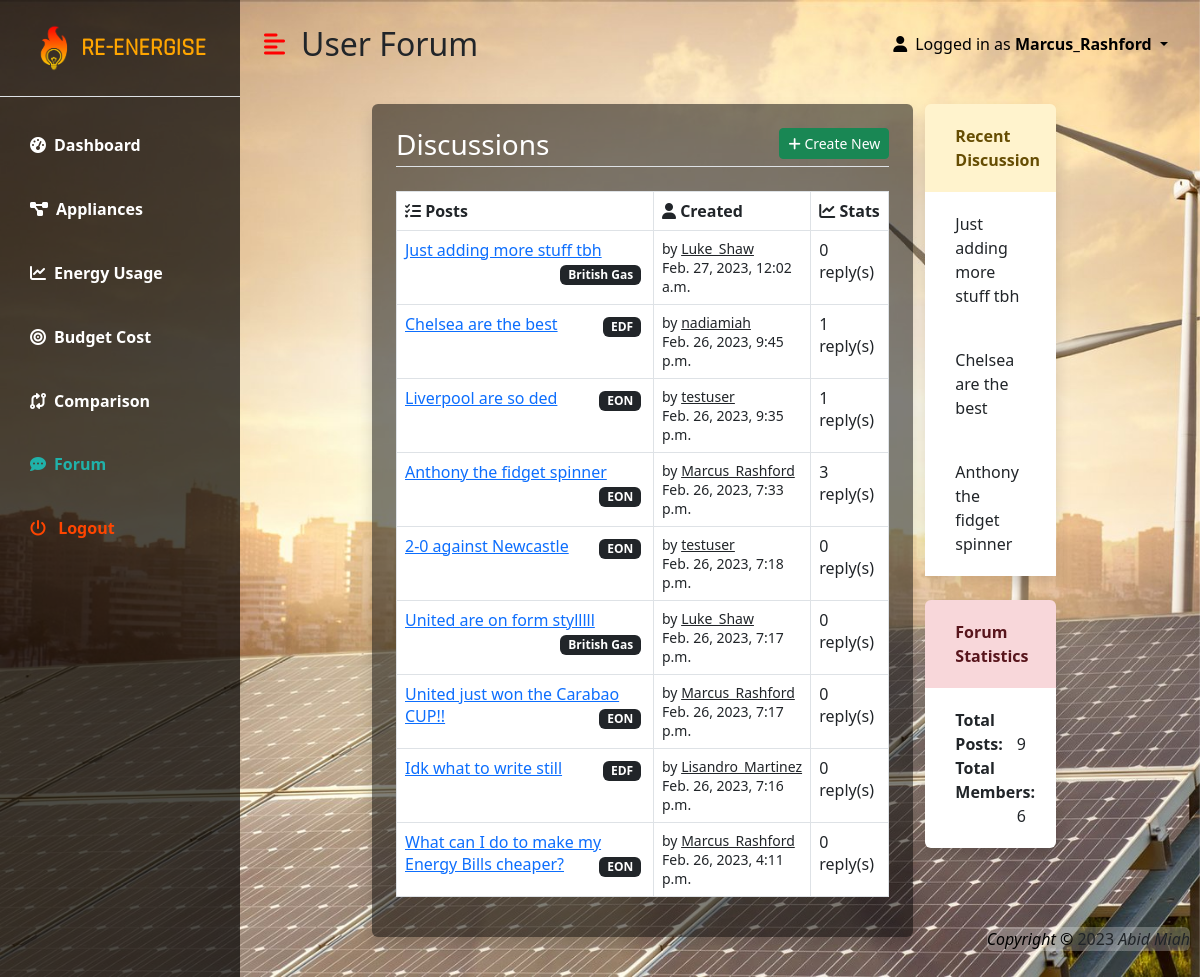
Screenshot of /forum/ (signed in) with the database file from the repository.
### EnergyApp/models.py (models this page shows, shortened)
class ForumPost(models.Model):
    title = models.CharField(max_length=200)
    description = models.TextField()
    createdBy = models.ForeignKey(UserProfile, on_delete=models.CASCADE)
    createdAt = models.DateTimeField(auto_now_add=True)

class UserProfile(models.Model):
    PROVIDER_CHOICES = [
        ("EDF", "EDF"),
        ("British Gas", "British Gas"),
        ("EON", "EON"),
    ]
    user = models.OneToOneField(User, on_delete=models.CASCADE)
    picture = models.ImageField(upload_to='profiles', null=True, blank=True)
    dob = models.DateField()
    provider = models.ForeignKey(EnergyProvider, on_delete=models.CASCADE, max_length=20)
    def __str__(self):
        return str(self.user)

class EnergyProvider(models.Model):
    name = models.CharField(max_length=100, unique=True, default="Other")
    elecDailyCharge = models.DecimalField(
        decimal_places=2, max_digits=10, default="0")
    gasDailyCharge = models.DecimalField(
        decimal_places=2, max_digits=10, default="0")
    elecPerKwh = models.DecimalField(
        decimal_places=2, max_digits=10, default="0")
    gasPerKwh = models.DecimalField(
        decimal_places=2, max_digits=10, default="0")
    def __str__(self):
        return str(self.name)

### EnergyApp/views.py (the view, shortened to what this page needs)
# urls.py: path('forum/', views.forum, name='forum'),
@login_required(login_url="/login")
def forum(request):
    userProfile = UserProfile.objects.get(user=request.user)
    userPosts = ForumPost.objects.order_by('-createdAt')
    totalUserPosts = ForumPost.objects.all().count()
    totalMembers = UserProfile.objects.all().count()
    recentPosts = []
    sortedPosts = []
    for post in ForumPost.objects.all():
        try:
            latest_comment = post.comments.all().latest('createdAt')
            last_active = latest_comment.createdAt
        except ForumComment.DoesNotExist:
            last_active = post.createdAt
        recentPosts.append((post, last_active))
    sortedPosts = sorted(recentPosts, key=lambda x: x[1], reverse=True)
    context = {
        "userPosts": userPosts,
        "totalUserPosts": totalUserPosts,
        "totalMembers": totalMembers,
        "sortedPosts": sortedPosts,
    }
    return render(request, 'main/forum.html', context)

### EnergyApp/templates/main/forum.html (shortened to what this page needs)
{% extends 'base.html' %}
{% block content %}
<html lang="en">
<head>
    <link rel="stylesheet" type="text/css" href="public/lib/sceditor/minified/themes/default.min.css" />
</head>
<body>
    {% if user.is_authenticated %}
    <div class="container-fluid">
        <div class="row rounded p-3 justify-content-center">
            <div class="col-lg-7 col-12 mb-4 p-4 rounded shadow" style="background-color: rgba(1, 1, 1, 0.5); color:white">
                <h3 class="border-bottom pb-1 mb-4">Discussions
                    <button class="btn btn-success btn-sm float-end" data-bs-toggle="modal" data-bs-target="#postModal"><i class="fas fa-plus"></i> Create New</button>
                </h3>
                <div class="table-responsive">
                    <table class="table table-bordered table-hover bg-light">
                        <thead>
                            <tr style="background-color: lightgrey;">
                                <th title="Discussion List"><i class="fas fa-tasks" aria-hidden="true"></i> Posts</th>
                                <th title="Created By"><i class="fa fa-user" aria-hidden="true"></i> Created</th>
                                <th title="Total Replies"><i class="fas fa-chart-line"></i> Stats</th>
                            </tr>
                        </thead>
                        <tbody>
                            {% if userPosts %}
                            {% for post in userPosts %}
                            <tr>
                                <td>
                                    <div>
                                        <a href="{% url 'post' post.id %}" class="">{{ post.title }}</a>
                                        <span class="badge bg-dark float-end m-1">{{ post.createdBy.provider }}</span>
                                    </div>
                                </td>
                                <td>
                                    <small>by <u>{{ post.createdBy }}</u></small> <br>
                                    <small>{{ post.createdAt }}</small>
                                </td>
                                <td>{{ post.comments.count }} reply(s)</td>
                            </tr>
                            {% endfor %}
                            {% else %}
                            <tr>
                                <td colspan="3" class="text-center">No Forum Posts</td>
                            </tr>
                            {% endif %}
                        </tbody>
                    </table>
                </div>
            </div>
            <div class="col-lg-2 col-12">
                <div class="list-group mb-4 shadow">
                    <li class="list-group-item list-group-item-warning"><strong>Recent Discussion</strong></li>
                    {% for post in sortedPosts %}
                    {% if forloop.counter <= 3 %}
                        <div>
                            <a href="{% url 'post' post.0.id %}" class="list-group-item list-group-item-action">{{ post.0.title }}</a>
                        </div>
                    {% endif %}
                {% endfor %}
                </div>
                <div class="list-group mb-4 shadow">
                    <li class="list-group-item list-group-item-danger"><strong>Forum Statistics</strong></li>
                    <div class="list-group-item list-group-item-action">
                        <div><b>Total Posts:</b>
                            <span class="float-end">{{ totalUserPosts }}</span>
                        </div>
                        <div><b>Total Members:</b>
                            <span class="float-end">{{ totalMembers }}</span>
                        </div>
                    </div>
                </div>
            </div>
        </div>
    {% endif %}
</body>
</html>
{% endblock %}

### EnergyApp/templates/base.html (shortened to what this page needs)
{% load static %}
<html lang="en">
<head>
  <link href="https://cdn.jsdelivr.net/npm/bootstrap@5.3.0-alpha1/dist/css/bootstrap.min.css" rel="stylesheet"
>
  <link rel="stylesheet" href="https://cdnjs.cloudflare.com/ajax/libs/font-awesome/6.2.1/css/all.min.css">
</head>
<body>
  <div class="d-flex" id="wrapper">
    <div class="" style="background-color: rgba(1, 1, 1, 0.7); color:white" id="sidebar-wrapper">
      <a href="/" style="text-decoration-line:none">
        <div style="color:orange;" class="sidebar-heading text-center py-4 fs-4 fw-bold text-uppercase border-bottom">
          <img src="{% static 'images/energylogo2.png' %}" alt="" style="height: 2em; width: auto;">
          <span style="font-family: 'Rajdhani'">Re-Energise</span>
        </div>
      </a>
      <div class="list-group list-group-flush my-3">
        <a href="/dashboard" id="dash" class="list-group-item list-group-item-action bg-transparent second-text fw-bold active">
          <i class="fas fa-tachometer-alt me-2"></i>Dashboard
        </a>
        <a href="/appliances" id="appl"
          class="list-group-item list-group-item-action bg-transparent second-text fw-bold">
          <i class="fas fa-project-diagram me-2"></i>Appliances
        </a>
        <a href="/usage" id="usage" class="list-group-item list-group-item-action bg-transparent second-text fw-bold">
          <i class="fas fa-chart-line me-2"></i>Energy Usage
        </a>
        <a href="/budget" id="budget" class="list-group-item list-group-item-action bg-transparent second-text fw-bold">
          <i class="fas fa-bullseye me-2"></i>Budget Cost
        </a>
        <a href="/comparison" id="comp"
          class="list-group-item list-group-item-action bg-transparent second-text fw-bold">
          <i class="fas fa-code-compare me-2"></i>Comparison
        </a>
        <a href="/forum" id="forum" class="list-group-item list-group-item-action bg-transparent second-text fw-bold">
          <i class="fas fa-comment-dots me-2"></i>Forum
        </a>
        <a href="/logout" class="list-group-item list-group-item-action bg-transparent fw-bold" style="color:orangered">
          <i class="fas fa-power-off me-2"></i> Logout
        </a>
      </div>
    </div>
    <div id="page-content-wrapper">
      <nav class="navbar navbar-expand-lg navbar-dark bg-transparent py-4 px-4">
        <div class="d-flex align-items-center">
          <i style="color: red" class="fas fa-align-left fs-4 me-3" id="menu-toggle"></i>
          <h2 class="fs-2 m-0" id="titlee">Dashboard</h2>
        </div>
        <div class="collapse navbar-collapse" id="navbarSupportedContent">
          <ul class="navbar-nav ms-auto mb-2 mb-lg-0">
            {% if user.is_authenticated %}
            <li class="nav-item dropdown">
              <a href="" style="color: black" class="nav-link dropdown-toggle" id="navbarDropdown" type="button"
                role="button" data-bs-toggle="dropdown" aria-expanded="false">
                <i class="fas fa-user me-2"></i>Logged in as <b>{{ user.username }}</b>
              </a>
            </li>
            {% endif %}
          </ul>
        </div>
      </nav>
      <div class="copyright font-weight-bold">
        <p class="font-weight-bold rounded" style="background-color: rgba(255, 255, 255, 0.25);">
          <i style="color:black">Copyright &copy;</i> 2023 <i>Abid Miah</i>
        </p>
      </div>
      {% block content %}
      {% endblock %}
    </div>
  </div>
</body>
</html>

### EnergyApp/templates/base.html (style rules this page uses)
.copyright { position: fixed; bottom: 0; right: 0; padding: 10px; }
:root { --main-bg-color: blue; --main-text-color: lightseagreen; --second-text-color: white; --second-bg-color: black; }
.second-text { color: var(--second-text-color); }
#wrapper { overflow-x: hidden; background-image: url(../static/images/download.jpeg); background-repeat: no-repeat; background-size: cover; background-attachment: fixed; }
#sidebar-wrapper { min-height: 100vh; margin-left: -15rem; -webkit-transition: margin 0.25s ease-out; -moz-transition: margin 0.25s ease-out; -o-transition: margin 0.25s ease-out; transition: margin 0.25s ease-out; }
#sidebar-wrapper .sidebar-heading { padding: 0.875rem 1.25rem; font-size: 1.2rem; }
#sidebar-wrapper .list-group { width: 15rem; }
#page-content-wrapper { min-width: 100vw; }
#menu-toggle { cursor: pointer; }
.list-group-item { border: none; padding: 20px 30px; }
.list-group-item.active { background-color: transparent; color: var(--main-text-color); font-weight: bold; border: none; }
@media (min-width: 850px) { #sidebar-wrapper { margin-left: 0; } }
@media (min-width: 850px) { #page-content-wrapper { min-width: 0; width: 100%; } }

### rows the page displays
ForumPost: title "Just adding more stuff tbh", createdBy.provider "British Gas", createdBy "Luke_Shaw", createdAt "Feb. 27, 2023, 12:02 a.m.", comments.count "0"
ForumPost: title "Chelsea are the best", createdBy.provider "EDF", createdBy "nadiamiah", createdAt "Feb. 26, 2023, 9:45 p.m.", comments.count "1"
ForumPost: title "Liverpool are so ded", createdBy.provider "EON", createdBy "testuser", createdAt "Feb. 26, 2023, 9:35 p.m.", comments.count "1"
ForumPost: title "Anthony the fidget spinner", createdBy.provider "EON", createdBy "Marcus_Rashford", createdAt "Feb. 26, 2023, 7:33 p.m.", comments.count "3"
ForumPost: title "2-0 against Newcastle", createdBy.provider "EON", createdBy "testuser", createdAt "Feb. 26, 2023, 7:18 p.m.", comments.count "0"
ForumPost: title "United are on form stylllll", createdBy.provider "British Gas", createdBy "Luke_Shaw", createdAt "Feb. 26, 2023, 7:17 p.m.", comments.count "0"
ForumPost: title "United just won the Carabao CUP!!", createdBy.provider "EON", createdBy "Marcus_Rashford", createdAt "Feb. 26, 2023, 7:17 p.m.", comments.count "0"
ForumPost: title "Idk what to write still", createdBy.provider "EDF", createdBy "Lisandro_Martinez", createdAt "Feb. 26, 2023, 7:16 p.m.", comments.count "0"
ForumPost: title "What can I do to make my Energy Bills cheaper?", createdBy.provider "EON", createdBy "Marcus_Rashford", createdAt "Feb. 26, 2023, 4:11 p.m.", comments.count "0"

### other values shown
{{ user.username }} "Marcus_Rashford"
{{ totalUserPosts }} "9"
{{ totalMembers }} "6"
